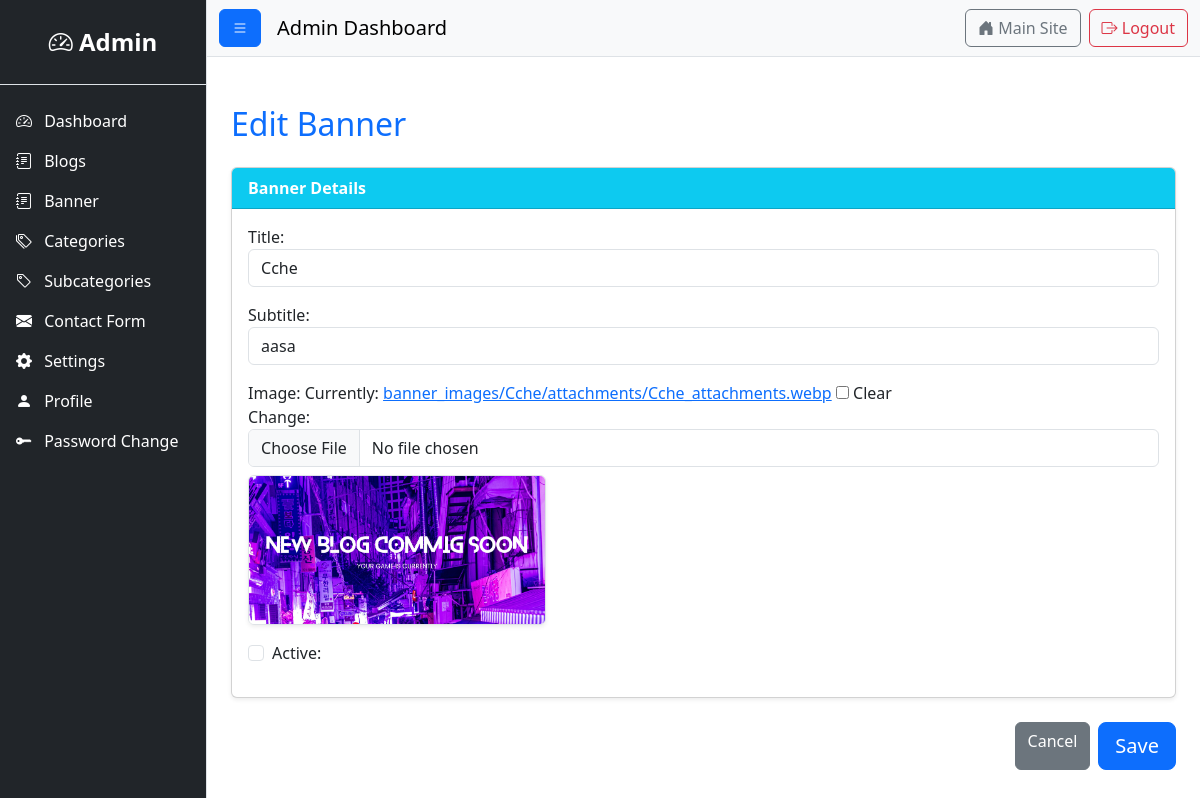
Page /banner/3/edit/ (signed in) on the committed database.
### home/models.py (models this page shows, shortened)
class Banner(models.Model):
    title = models.CharField(max_length=200)
    subtitle = models.CharField(max_length=300, blank=True, null=True)
    image = models.ImageField(upload_to=filePath, blank=True, null=True)
    created_at = models.DateTimeField(auto_now_add=True)
    active = models.BooleanField(default=True)

### home/views.py (the view)
# urls.py: path('banner/<int:id>/edit/', views.banner_edit, name='banner-edit'),
@login_required
def banner_edit(request, id):
    banner = get_object_or_404(Banner, id=id)
    form = BannerForm(request.POST or None, request.FILES or None, instance=banner)
    if request.method == 'POST' and form.is_valid():
        form.save()
        messages.success(request, "Banner updated successfully.")
        return redirect('user:all_banner')
    return render(request, 'home/banner_form.html', {'form': form, 'title': 'Edit Banner'})

### home/forms.py
class BannerForm(forms.ModelForm):
    class Meta:
        model = Banner
        fields = ['title', 'subtitle', 'image', 'active']
        widgets = {
            'title': forms.TextInput(attrs={'class': 'form-control'}),
            'subtitle': forms.TextInput(attrs={'class': 'form-control'}),
            'image': forms.ClearableFileInput(attrs={'class': 'form-control'}),
            'active': forms.CheckboxInput(attrs={'class': 'form-check-input'}),
        }

### home/context_processors.py (called while the page is built)
def websetting_processor(request):
    websetting = Websetting.objects.first()
    return {'websetting': websetting}

### home/templates/home/banner_form.html (shortened to what this page needs)
{% extends "base.html" %}
{% load static %}
{% block content %}
<div class="container mt-5">
    <h2 class="mb-4 text-primary">{{ title }}</h2>
    <form method="post" enctype="multipart/form-data">
        <div class="card mb-4 shadow-sm">
            <div class="card-header bg-info text-white fw-bold">
                Banner Details
            </div>
            <div class="card-body">
                <div class="mb-3">
                    {{ form.title.label_tag }}
                    {{ form.title }}
                </div>
                <div class="mb-3">
                    {{ form.subtitle.label_tag }}
                    {{ form.subtitle }}
                </div>
                <div class="mb-3">
                    {{ form.image.label_tag }}
                    {{ form.image }}
                    {% if form.instance.image %}
                        <img src="{{ form.instance.image.url }}"
                             class="img-fluid mt-2 rounded shadow-sm border"
                             style="max-height:150px;">
                    {% endif %}
                </div>
                <div class="form-check mb-3">
                    {{ form.active }}
                    {{ form.active.label_tag }}
                </div>
            </div>
        </div>
        <div class="d-flex justify-content-end mb-5">
            <a href="{% url 'user:all_banner' %}" class="btn btn-secondary me-2">Cancel</a>
            <button type="submit" class="btn btn-primary btn-lg">Save</button>
        </div>
    </form>
</div>
{% endblock %}

### rows in the picture
Banner: title "Cche", subtitle "aasa", instance.image (picture)

### other values in the picture
{{ title }} "Edit Banner"
